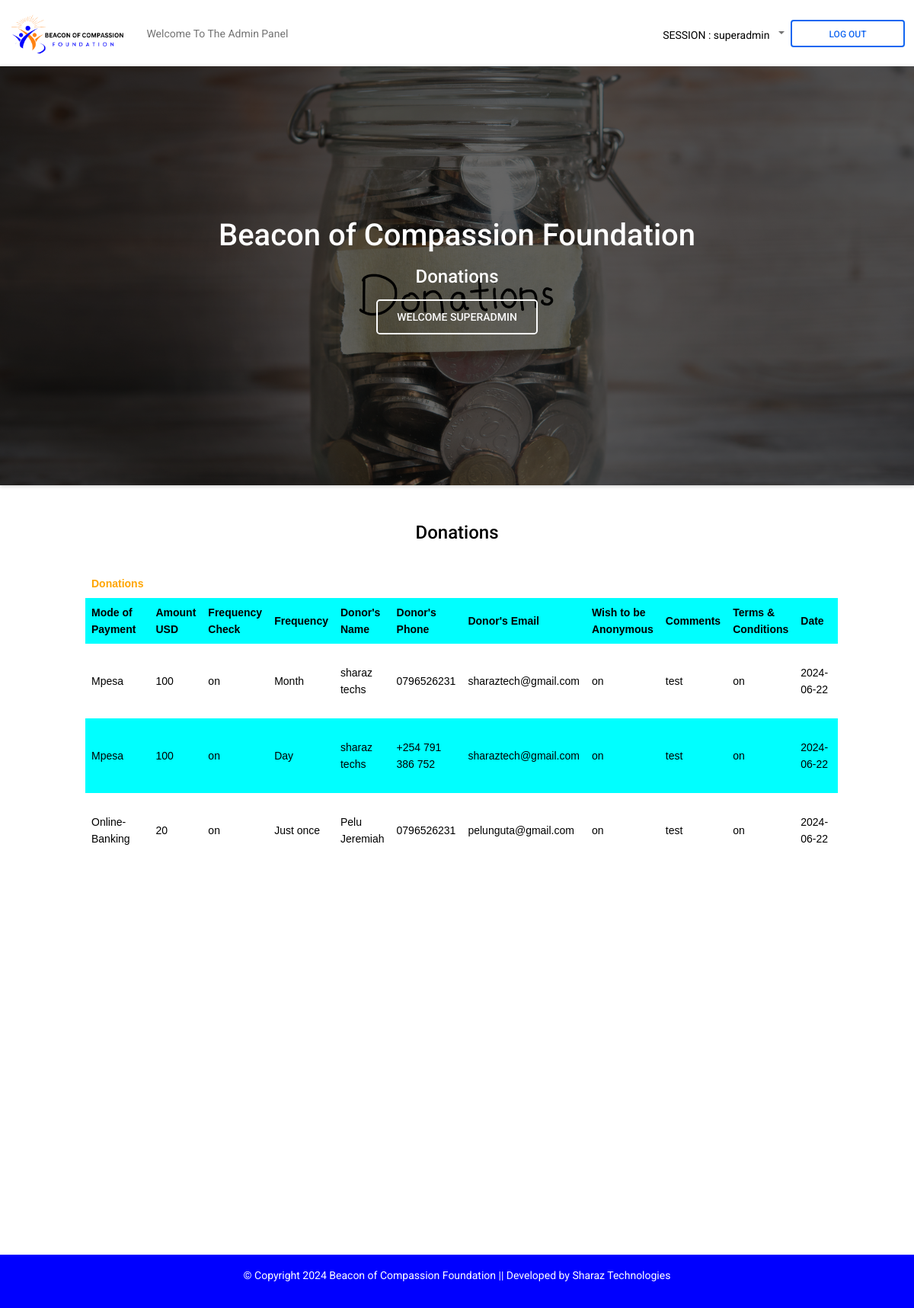
Page /Site/php/Admin/donations.php (signed in) on the committed database.
### tables this page shows
CREATE TABLE `donations` (
  `id` int(11) NOT NULL,
  `paymentcheckbox` varchar(50) NOT NULL,
  `amount` varchar(100) NOT NULL,
  `freqcheckbox` varchar(100) NOT NULL,
  `frequency` varchar(100) NOT NULL,
  `name` varchar(100) NOT NULL,
  `phone` varchar(50) NOT NULL,
  `email` varchar(50) NOT NULL,
  `anonycheckbox` varchar(50) NOT NULL,
  `comment` varchar(100) NOT NULL,
  `termscheckbox` varchar(50) NOT NULL,
  `Date` date NOT NULL,
  `Time` time(1) NOT NULL
);

### Site/php/Admin/donations.php (the view, shortened to what this page needs)
<?php
require_once '../includes/config.php';
$sql="SELECT * FROM admin where role='" . $_SESSION["role"] . "' GROUP BY role";
$stmt = $DBH->prepare($sql);
$stmt->execute();
?>
<!DOCTYPE html>
<html lang="en">
  <head>
    <link el="stylesheet" href="https://use.fontawesome.com/releases/v5.15.2/css/all.css"
    />
    <link rel ="stylesheet" type = "text/css" href ="css/admin.css">
    <link rel="stylesheet" href="../../css/styles.css" />
    <link rel="stylesheet" href="../../css/extrastyles.css" />
  </head>
  <body>
    <header>
      <nav class="navbar navbar-expand-lg navbar-light bg-white">
        <div class="container-fluid">
          <div class="collapse navbar-collapse" id="navbarExample01">
            <a class="navbar-brand" href="#">
              <img src="../../img/bof-logo2-rec.png" height="60"alt="" loading="lazy" style="border-radius:50%;" />
            </a>
            <ul class="navbar-nav me-auto mb-2 mb-lg-0">
              <li class="nav-item active">
                <a class="nav-link" aria-current="page" href="admin.php">Welcome To The Admin Panel</a>
              </li>
            </ul>
            <ul class="navbar-nav d-flex flex-row">
            <?php
              while($row = $stmt->fetchObject()) {
            ?>
              <div class="d-flex input-group w-auto" style="margin-top:10px;">SESSION : <?php echo "{$row->username}"; ?>  </div>
              <li class="nav-item me-3 me-lg-0 dropdown">
                <a
                  class="nav-link dropdown-toggle"
                  href="#"
                  id="navbarDropdown"
                  role="button"
                  data-mdb-toggle="dropdown"
                  aria-expanded="false">
                </a>
              </li>
            </ul>
            <a href="../includes/logout.php">
              <button
                class="btn btn-outline-primary"
                type="button"
                data-mdb-ripple-color="dark">
                LOG OUT
              </button>
            </a>
          </div>
        </div>
      </nav>
      <div
        class="p-5 text-center bg-image shadow-1-strong"
        style="background-image: url('../../img/donations.jpg'); height: 550px">
        <div class="mask" style="background-color: rgba(0, 0, 0, 0.6)">
          <div class="d-flex justify-content-center align-items-center h-100">
            <div class="text-white">
              <h1 class="mb-3">Beacon of Compassion Foundation</h1>
              <h4 class="mb-3">
                Donations
              </h4>
              <a class="btn btn-outline-light btn-lg" href="#!" role="button">welcome <?php echo "{$row->username}"; ?></a>
              <?php
              }
            ?>
            </div>
          </div>
        </div>
      </div>
    </header>
    <main class="mt-5">
    <div class="messages" style="marging-left:auto;margin-right:auto;display:block;text-align:center;">
      <h4>Donations</h4>
    </div>
    <br>
    <div class="container" style="overflow:scroll; height:900px; max-width:1000px;">
    <table>
         <th><strong style="color:orange;">Donations</strong></th>
         <tr style="border-radius: 20px;">
             <th>Mode of Payment</td>
             <th>Amount USD</td>
             <th>Frequency Check</td>
             <th>Frequency</td>
             <th>Donor's Name</td>
             <th>Donor's Phone</td>
             <th>Donor's Email</td>
             <th>Wish to be Anonymous</td>
             <th>Comments</td>
             <th>Terms & Conditions</td>
             <th>Date</td>
             <th>Time</td>
        </tr>
        <?php
         require_once '../includes/config.php';
         $sql="SELECT * FROM donations";
         $stmt = $DBH->prepare($sql);
         $stmt->execute();
        ?>
        <?php
              while($row = $stmt->fetchObject()) {
            ?>
        <tr>
            <td><?php echo "{$row->paymentcheckbox}"; ?></td>
            <td><?php echo "{$row->amount}"; ?></td>
            <td><?php echo "{$row->freqcheckbox}"; ?></td>
            <td><?php echo "{$row->frequency}"; ?></td>
            <td><?php echo "{$row->name}"; ?></td>
            <td><?php echo "{$row->phone}"; ?></td>
            <td><?php echo "{$row->email}"; ?></td>
            <td><?php echo "{$row->anonycheckbox}"; ?></td>
            <td><?php echo "{$row->comment}"; ?></td>
            <td><?php echo "{$row->termscheckbox}"; ?></td>
            <td><?php echo "{$row->Date}"; ?></td>
            <td><?php echo "{$row->Time}"; ?></td>
        </tr>
        <?php
         }
        ?>
     </table>
     </div>
    </main>
    <footer class="text-center text-white" style="background-color: #f1f1f1; bottom:0; position:; width:100%;">
      <div class="text-center text-dark p-3" style="background-color: blue;">
      <p style="color:white;"> &copy; Copyright <?php $year = date("Y"); echo $year; ?>
        Beacon of Compassion Foundation ||
       <a class="text-white" target="blank" href="../../../../sharaztechs.66ghz.com">Developed by Sharaz Technologies</a>
      </p>
      </div>
    </footer>
  </body>
</html>

### Site/php/Admin/css/admin.css (style rules this page uses)
html, body { height: 100%; }
body, div, form, input, select, textarea, label { padding: 0; margin: 0; outline: none; font-family: Roboto, Arial, sans-serif; font-size: 14px; color:black; line-height: 22px; }
button { width: 150px; padding: 10px; border: none; border-radius: 5px; background: rgb(241, 50, 194) ; font-size: 16px; color: #fff; cursor: pointer; }
table { font-family: arial,sans-serif; border-collapse: collapse; margin-bottom: 50px; }
td,th { border:1px solid; text-align: left; padding:8px; }
tr:nth-child(even) { background-color: aqua; }

### Site/php/Admin/donations.php (style rules this page uses)
tr:nth-child(even) { background-color:aqua; color: black; }

### rows in the picture
donations: paymentcheckbox "Mpesa", amount "100", freqcheckbox "on", frequency "Month", name "sharaz techs", phone "0796526231", email "sharaztech@gmail.com", anonycheckbox "on", comment "test", termscheckbox "on", Date "2024-06-22"
donations: paymentcheckbox "Mpesa", amount "100", freqcheckbox "on", frequency "Day", name "sharaz techs", phone "+254 791 386 752", email "sharaztech@gmail.com", anonycheckbox "on", comment "test", termscheckbox "on", Date "2024-06-22"
donations: paymentcheckbox "Online-Banking", amount "20", freqcheckbox "on", frequency "Just once", name "Pelu Jeremiah", phone "0796526231", email "pelunguta@gmail.com", anonycheckbox "on", comment "test", termscheckbox "on", Date "2024-06-22"

### other values in the picture
$row->username "superadmin"
$row->username "SUPERADMIN"
